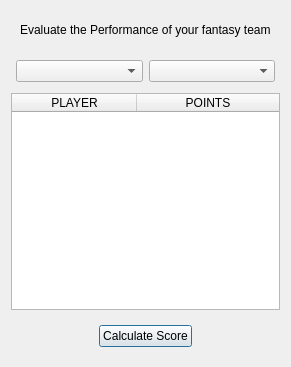
<?xml version="1.0" encoding="UTF-8"?>
<ui version="4.0">
 <class>Dialog</class>
 <widget class="QDialog" name="Dialog">
  <property name="geometry">
   <rect>
    <x>0</x>
    <y>0</y>
    <width>282</width>
    <height>367</height>
   </rect>
  </property>
  <property name="windowTitle">
   <string>Dialog</string>
  </property>
  <layout class="QVBoxLayout" name="verticalLayout_3">
   <item>
    <widget class="QWidget" name="Title" native="true">
     <layout class="QHBoxLayout" name="horizontalLayout_4">
      <item>
       <spacer name="horizontalSpacer_3">
        <property name="orientation">
         <enum>Qt::Horizontal</enum>
        </property>
        <property name="sizeHint" stdset="0">
         <size>
          <width>40</width>
          <height>20</height>
         </size>
        </property>
       </spacer>
      </item>
      <item>
       <widget class="QLabel" name="label">
        <property name="text">
         <string>Evaluate the Performance of your fantasy team</string>
        </property>
        <property name="margin">
         <number>10</number>
        </property>
       </widget>
      </item>
      <item>
       <spacer name="horizontalSpacer_4">
        <property name="orientation">
         <enum>Qt::Horizontal</enum>
        </property>
        <property name="sizeHint" stdset="0">
         <size>
          <width>40</width>
          <height>20</height>
         </size>
        </property>
       </spacer>
      </item>
     </layout>
    </widget>
   </item>
   <item>
    <widget class="QWidget" name="widget" native="true">
     <layout class="QHBoxLayout" name="horizontalLayout">
      <property name="leftMargin">
       <number>5</number>
      </property>
      <property name="topMargin">
       <number>5</number>
      </property>
      <property name="rightMargin">
       <number>5</number>
      </property>
      <property name="bottomMargin">
       <number>5</number>
      </property>
      <item>
       <widget class="QComboBox" name="cmbMatch"/>
      </item>
      <item>
       <widget class="QComboBox" name="cmbTeam"/>
      </item>
     </layout>
    </widget>
   </item>
   <item>
    <widget class="QTableWidget" name="tblScore">
     <property name="columnCount">
      <number>2</number>
     </property>
     <attribute name="horizontalHeaderCascadingSectionResizes">
      <bool>false</bool>
     </attribute>
     <attribute name="horizontalHeaderDefaultSectionSize">
      <number>125</number>
     </attribute>
     <attribute name="horizontalHeaderShowSortIndicator" stdset="0">
      <bool>false</bool>
     </attribute>
     <attribute name="horizontalHeaderStretchLastSection">
      <bool>true</bool>
     </attribute>
     <attribute name="verticalHeaderVisible">
      <bool>false</bool>
     </attribute>
     <attribute name="verticalHeaderStretchLastSection">
      <bool>false</bool>
     </attribute>
     <column>
      <property name="text">
       <string>PLAYER</string>
      </property>
     </column>
     <column>
      <property name="text">
       <string>POINTS</string>
      </property>
     </column>
    </widget>
   </item>
   <item>
    <widget class="QWidget" name="widget" native="true">
     <layout class="QHBoxLayout" name="horizontalLayout_3">
      <item>
       <spacer name="horizontalSpacer">
        <property name="orientation">
         <enum>Qt::Horizontal</enum>
        </property>
        <property name="sizeHint" stdset="0">
         <size>
          <width>40</width>
          <height>20</height>
         </size>
        </property>
       </spacer>
      </item>
      <item>
       <widget class="QPushButton" name="btnCalculate">
        <property name="text">
         <string>Calculate Score</string>
        </property>
       </widget>
      </item>
      <item>
       <spacer name="horizontalSpacer_2">
        <property name="orientation">
         <enum>Qt::Horizontal</enum>
        </property>
        <property name="sizeHint" stdset="0">
         <size>
          <width>40</width>
          <height>20</height>
         </size>
        </property>
       </spacer>
      </item>
     </layout>
    </widget>
   </item>
  </layout>
 </widget>
 <resources/>
 <connections/>
</ui>
